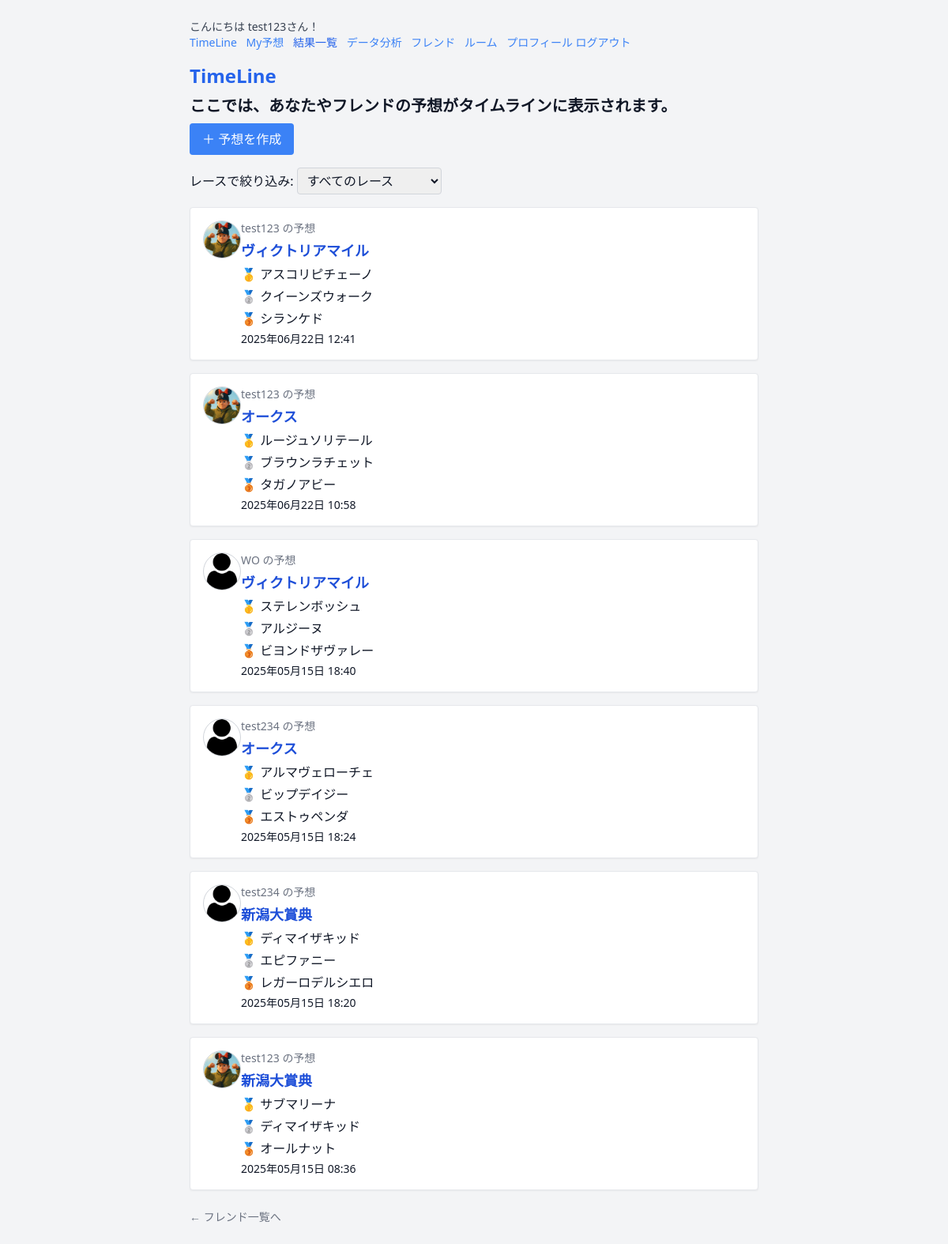
Page /timeline/ (signed in) on the earlier database version.
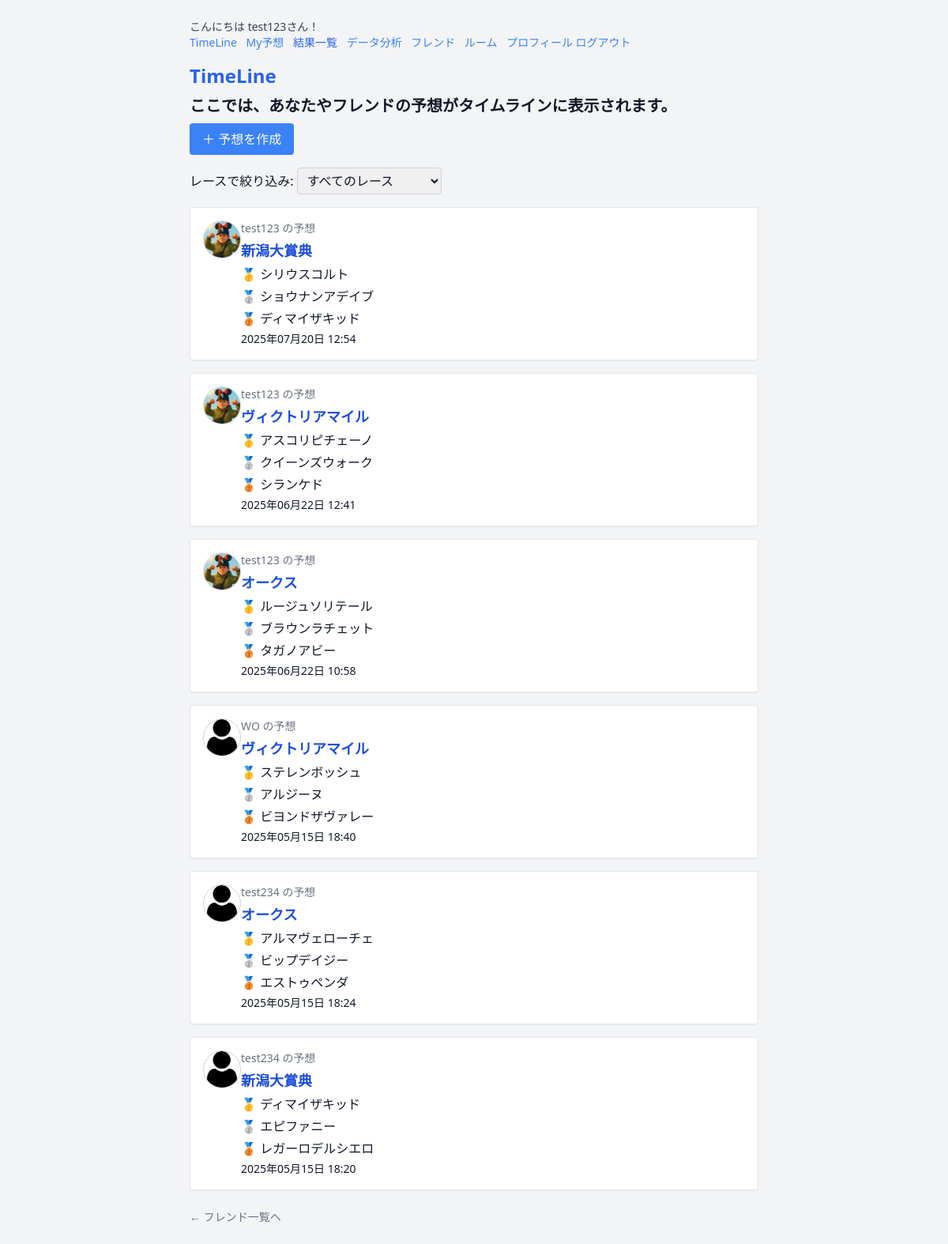
Same page on the later database version.
### prediction/models.py (models this page shows, shortened)
class Prediction(models.Model):
    user = models.ForeignKey(User, on_delete=models.CASCADE)
    race = models.ForeignKey(Race, on_delete=models.CASCADE)
    first_position = models.ForeignKey(Horse, on_delete=models.CASCADE, related_name='first_predictions')
    second_position = models.ForeignKey(Horse, on_delete=models.CASCADE, related_name='second_predictions')
    third_position = models.ForeignKey(Horse, on_delete=models.CASCADE, related_name='third_predictions')
    created_at = models.DateTimeField(auto_now_add=True)

class UserProfile(models.Model):
    user = models.OneToOneField(User, on_delete=models.CASCADE)
    profile_image = models.ImageField(upload_to='profile_images/', blank=True, null=True)
    updated_at = models.DateTimeField(auto_now=True)  # ← これを追加！

class Race(models.Model):
    name = models.CharField(max_length=100)

class Horse(models.Model):
    name = models.CharField(max_length=100)
    race = models.ForeignKey('Race', related_name='horses', on_delete=models.CASCADE)

### prediction/views.py (the view)
# urls.py: path('timeline/', views.timeline, name='timeline'),
@login_required
def timeline(request):
    selected_race_id = request.GET.get("race_id")
    following_users = list(
        request.user.following.values_list("followed", flat=True)
    ) + [request.user.id]
    predictions = Prediction.objects.filter(user__id__in=following_users)
    if selected_race_id:
        predictions = predictions.filter(race_id=selected_race_id)
    predictions = predictions.order_by("-created_at")
    races = Race.objects.all()
    return render(
        request,
        "timeline.html",
        {
            "predictions": predictions,
            "races": races,
            "selected_race_id": int(selected_race_id) if selected_race_id else None,
        },
    )

### theme/templates/timeline.html (shortened to what this page needs)
{% extends "base.html" %}
{% load static %}
{% block content %}
<h1 class="text-2xl font-bold text-blue-600 mb-2">
  <a href="{% url 'timeline' %}" class="transform transition-all duration-300 hover:-translate-y-2 hover:text-blue-700 inline-block">
    TimeLine
  </a>
</h1>
<h2 class="text-xl font-bold text-black mb-2">ここでは、あなたやフレンドの予想がタイムラインに表示されます。</h2>
<a href="{% url 'submit_prediction' %}" class="inline-block bg-blue-500 text-white px-4 py-2 rounded hover:bg-blue-600 mb-4">
  ＋ 予想を作成
</a>
<form method="get" class="mb-4">
  <label for="race_id">レースで絞り込み:</label>
  <select
    name="race_id"
    id="race_id"
    class="border border-gray-300 rounded px-2 py-1"
    onchange="this.form.submit()"
  >
    <option value="">すべてのレース</option>
  </select>
</form>
{% if predictions %}
<ul class="space-y-4">
  {% for p in predictions %}
  <li class="border p-4 rounded shadow-sm bg-white">
  <div class="flex items-start space-x-6">
    {% if p.user.userprofile.profile_image %}
      <img
        src="{{ p.user.userprofile.profile_image.url }}?v={{ p.user.userprofile.updated_at|date:'U' }}"
        alt="{{ p.user.username }}のプロフィール画像"
        class="w-12 h-12 object-cover rounded-full border border-gray-300 shadow"
        style="width: 48px; height: 48px;"
      />
    {% else %}
      <div>
        <img
          src="{% static 'images/user.png' %}"
          alt="デフォルトプロフィール画像"
          class="w-12 h-12 object-cover rounded-full border border-gray-300 shadow"
          style="width: 48px; height: 48px;"
        />
      </div>
    {% endif %}
    <div class="flex-1 space-y-1">
      <div class="text-sm text-gray-500">{{ p.user.username }} の予想</div>
      <div class="font-bold text-lg text-blue-700">{{ p.race.name }}</div>
      <div>🥇 {{ p.first_position.name }}</div>
      <div>🥈 {{ p.second_position.name }}</div>
      <div>🥉 {{ p.third_position.name }}</div>
      <div class="text-sm text-gray-400">{{ p.created_at|date:"Y年m月d日 H:i" }}</div>
    </div>
  </div>
</li>
  {% endfor %}
</ul>
{% else %}
<p class="text-gray-500">まだ予想が表示されていません。</p>
{% endif %}
<a href="{% url 'user_list' %}" class="text-sm text-gray-500 mt-6 block">← フレンド一覧へ</a>
{% endblock %}

Differences in the rows shown:
removed Prediction: user.userprofile.profile_image (picture), user.username "test123", race.name "新潟大賞典", first_position.name "サブマリーナ", second_position.name "ディマイザキッド", third_position.name "オールナット", created_at "2025年05月15日 08:36"
added Prediction: user.userprofile.profile_image (picture), user.username "test123", race.name "新潟大賞典", first_position.name "シリウスコルト", second_position.name "ショウナンアデイブ", third_position.name "ディマイザキッド", created_at "2025年07月20日 12:54"
